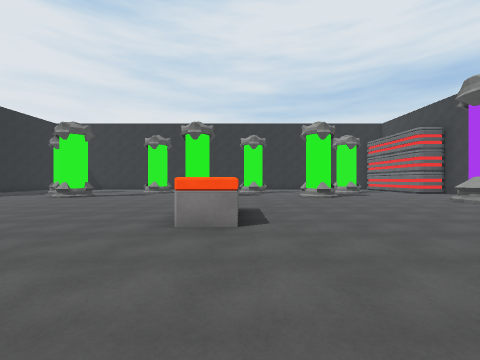
View 1 (above)

21 first-person views from a walk through a 3-D level made in the Unity game engine. The camera is 1.4 m above the floor, looks level and sees 90° across. The floor is counted in squares, 2 m on a side. Each view is taken from the middle of a square. On the plan, view 1 faces up. The plan holds only what a view shows up to about 9 squares ahead; the rest is blank. The place goes on beyond the plan.

View 2
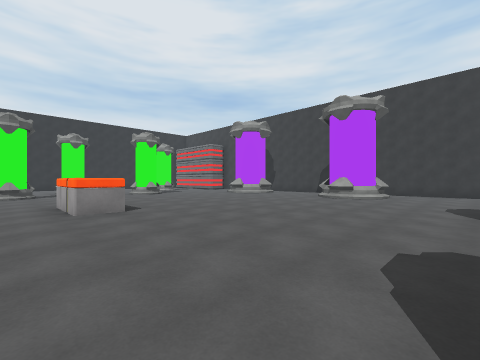

View 3
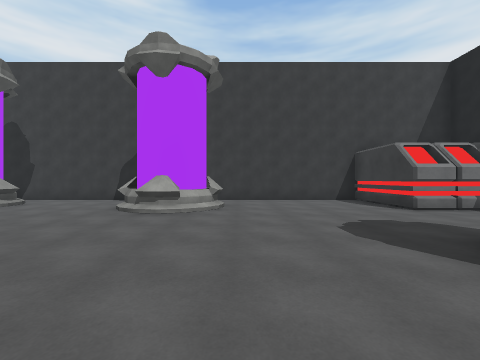

View 4
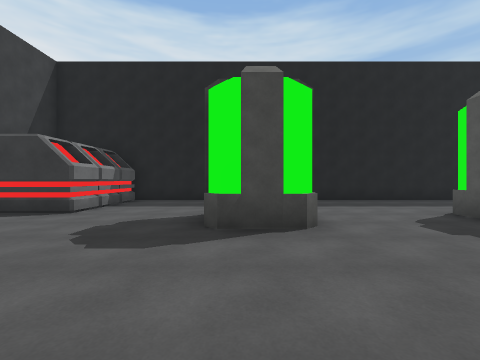

View 5
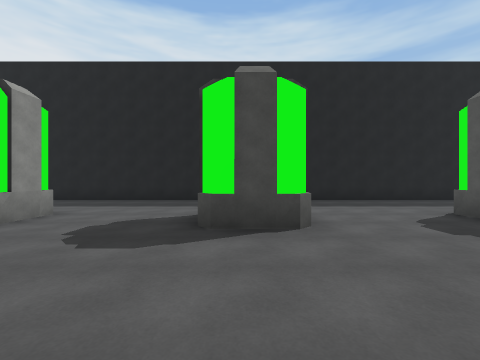

View 6
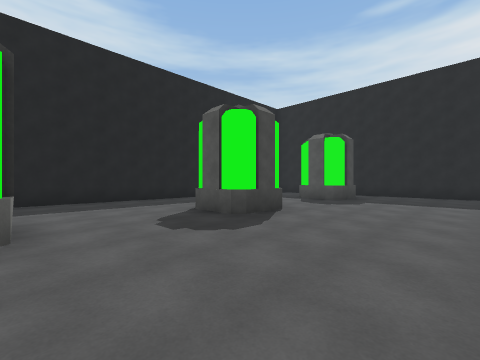

View 7
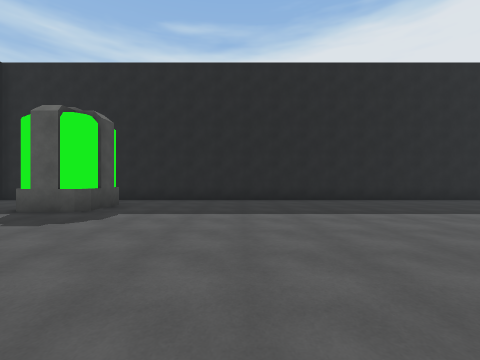

View 8
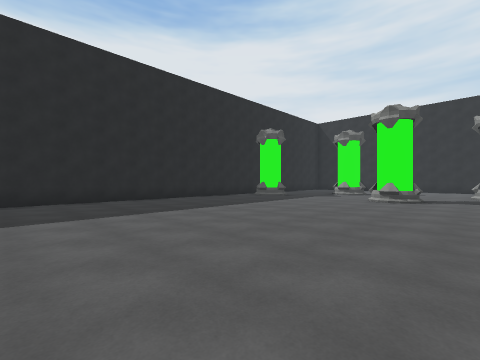

View 9
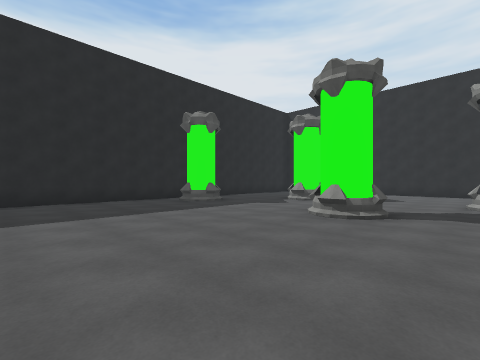

View 10
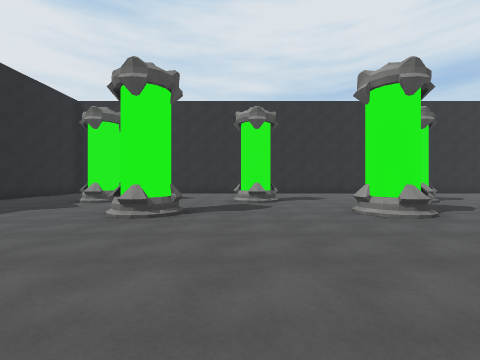

View 11
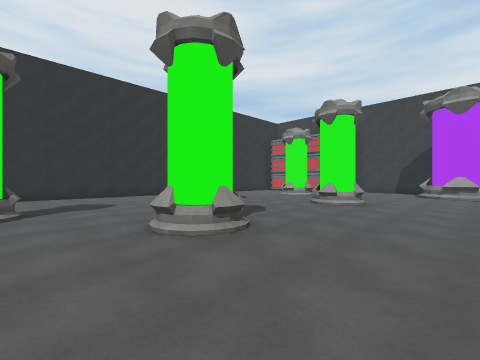

View 12
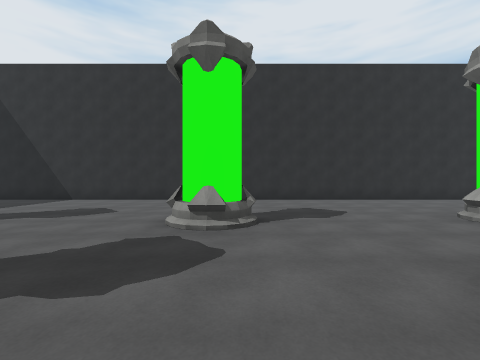

View 13
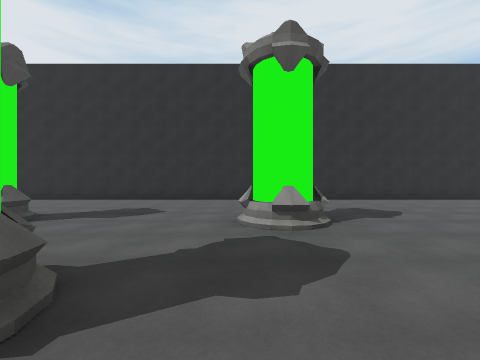

View 14
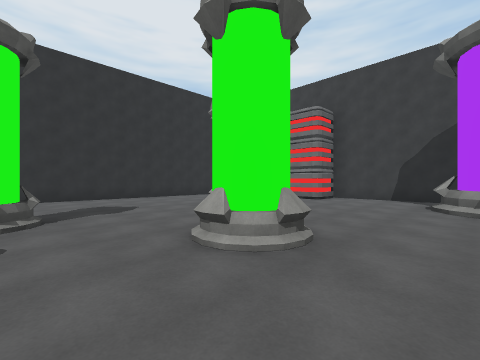

View 15
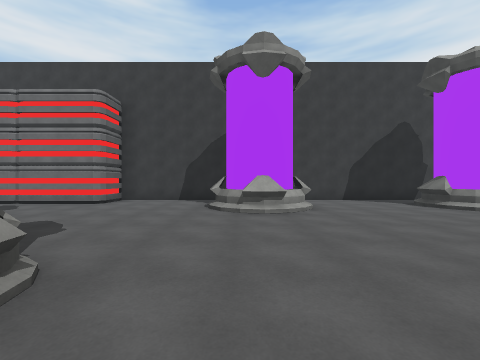

View 16
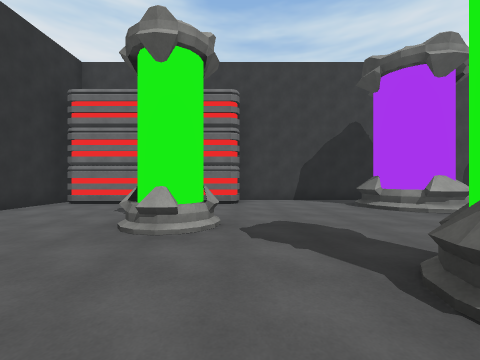

View 17
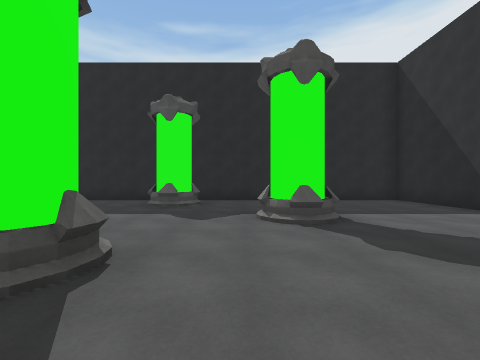

View 18
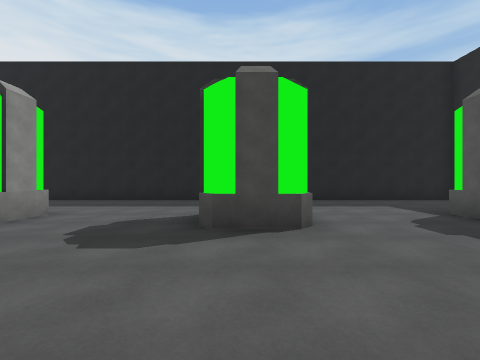

View 19
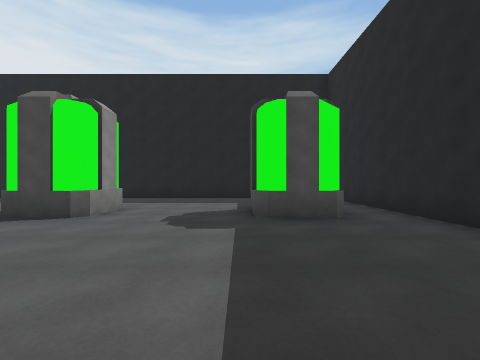

View 20
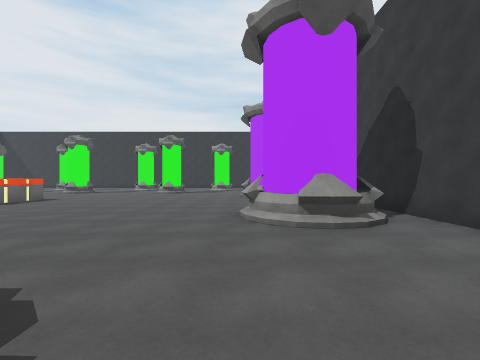

View 21
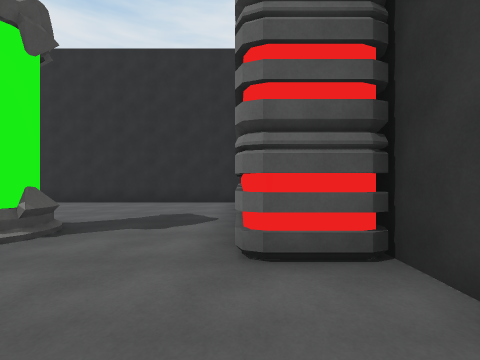

### Floor plan
Key: @ floor where view 1 was taken; # wall or solid block; . floor; ^ raised ledge; C chest; O other object.
Columns run from 14 left of view 1 to 11 right of it. Each row starts with its distance up from view 1.
 18 #########################
 17 #......................O
 16 #......................O
 15 #......................O
 14 #......................O
 13 #...O#...O#...OO...OO..OO
 12 #......................OO#
 11 #........................#
 10 #.O....O....OO...OO......#
  9 #........................#
  8 #....................###.#
  7 #....................###.#
  6 #........................#
  5 #............CC..........#
  4 #............CC..........#
  3 #......... ...........^..#
  2 #.........  .........^##.#
  1 #.....................##.#
  0 #.............@..........#
 -1 #........................#
 -2 #........................#
 -3 #.##...O#...##...##......#
 -4 #. O...##...#O...#O...O###
 -5 #.....................##
 -6 #.....................O
 -7 #.....................O
 -8 ######################

Where each view was taken, in squares from view 1:
view 1: 0 up, 0 right, facing up
view 2: 2 down, 2 left, facing up-right
view 3: 0 up, 2 right, facing right
view 4: 1 up, 4 right, facing down
view 5: 1 up, 1 left, facing down
view 6: 1 up, 2 left, facing down-left
view 7: 1 up, 5 left, facing left
view 8: 1 up, 5 left, facing up-left
view 9: 5 up, 5 left, facing up-left
view 10: 5 up, 5 left, facing up
view 11: 7 up, 4 left, facing up-right
view 12: 9 up, 4 left, facing up
view 13: 9 up, 0 right, facing up
view 14: 8 up, 1 right, facing up-right
view 15: 8 up, 2 right, facing right
view 16: 12 up, 2 right, facing right
view 17: 12 up, 5 left, facing left
view 18: 1 up, 6 left, facing down
view 19: 2 up, 10 left, facing down
view 20: 3 down, 7 right, facing up
view 21: 10 up, 9 right, facing up
